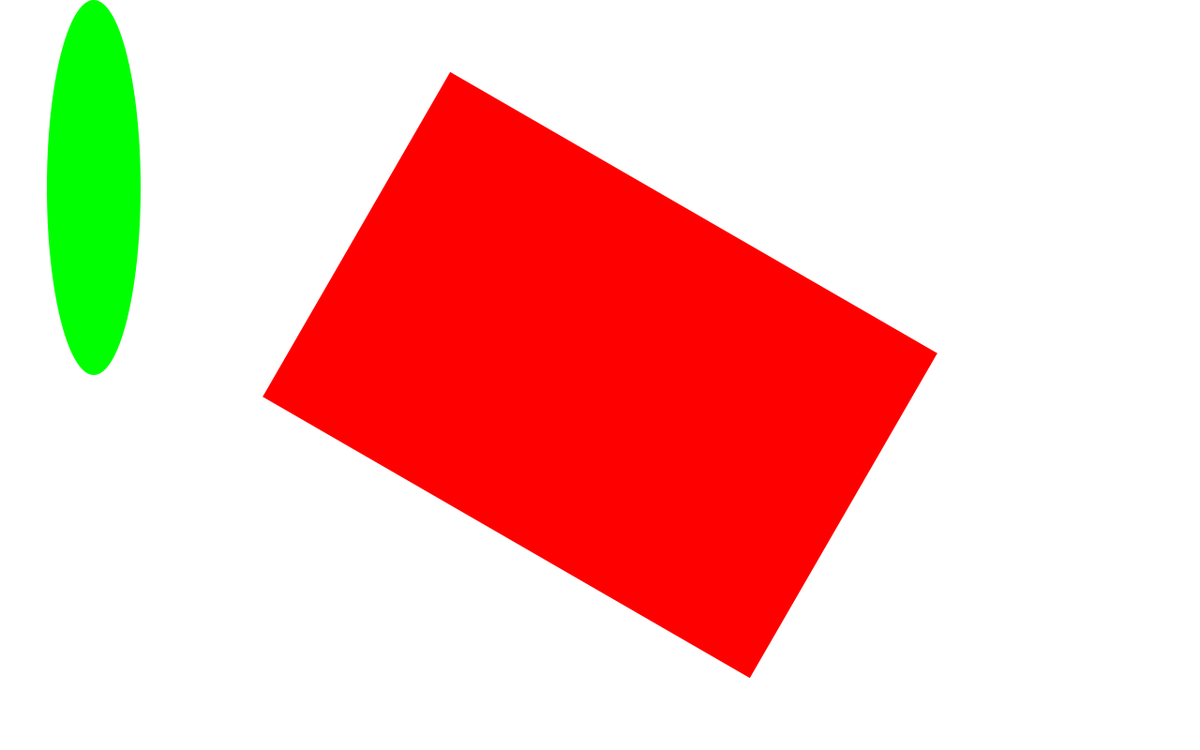
Frame 1 (no input)
Frame 60 (the mouse pressed at the canvas centre just before this capture): identical to frame 1, image omitted
Frame 120 (the mouse held since frame 60 and released just before this capture): identical to frame 1, image omitted

The Processing sketch that drew this single still picture (run headless with seeded random() and noise(); from frame 60 on, the mouse is pressed at the canvas centre):

// Processing sketch: CP_03_2
// ── CP_03_2.pde
final int red=#FF0000;//initialisation de la constante qui defini la couleur rouge
final int green=#00FF00 ;
final float alpha = radians(30); //angle d'inclinaison du rectangle
final float longueur = 600; //longueur du rectangle  
final float largeur = 400; //largeur du rectangle
int width=1280, height=800; //largeur et longueur du screen

void setup() {
  size(1280,800);
  noStroke();
}

void draw() {
  background(255);
  fill(red);
  pushMatrix();
  translate(width/2,height/2);
  rotate(alpha);
  rect(-longueur/2,-largeur/2,longueur,largeur);
  popMatrix();
  fill(green);
  translate(100,200);
  ellipse(0,0,100,400);
}
